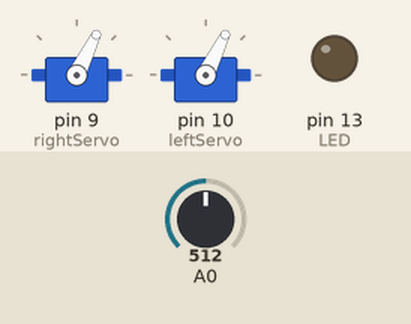
This sketch was run on a simulated Arduino Uno, built with avr-gcc and run on an emulated ATmega328P. Parts: 2 × servo, output pins drawn as LEDs (lit = HIGH). Inputs (shaded band) come from the test bench; at power-on: A0 = 512. Random numbers use the default seed unless the sketch sets one.

Above: at 1.2 s.
1.3 s: A0 set to 485
At 3.9 s:
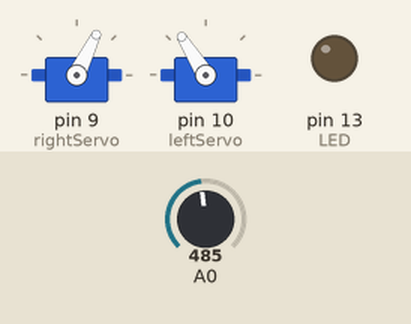
4.3 s: A0 set to 510
At 4.57 s:
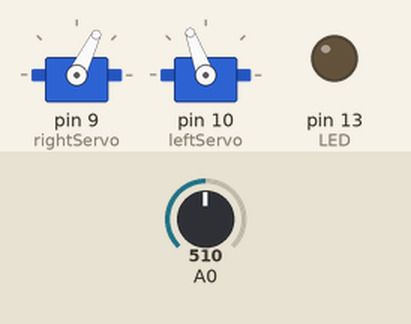
7.3 s: A0 set to 490
At 7.79 s:
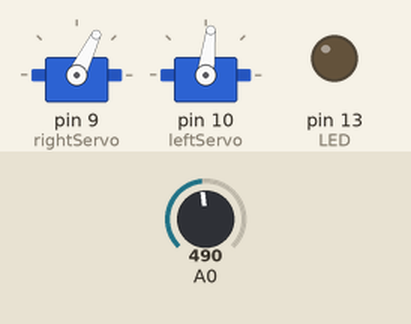
10.3 s: A0 set to 511
At 12.7 s:
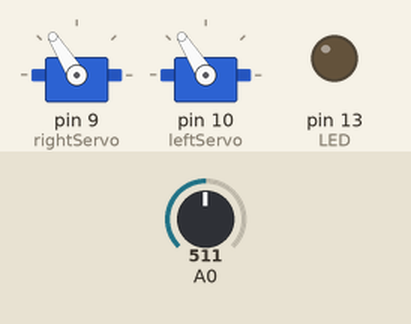
Timing chart, 0 to 14.2 s (numbered marks = the images above; inputs shaded):
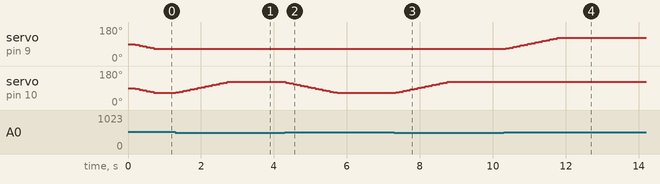

The sketch:

bot_speed_ramping.ino
```cpp
#include <Servo.h>

Servo rightServo;
Servo leftServo;

#define MAX_FORWARD  1800
#define NEUTRAL 1500
#define MAX_BACKWARD 1200
#define SPEED_CORRECTION 40

int leftSpeed = NEUTRAL;
int rightSpeed = NEUTRAL;
int leftSpeedCurrent = NEUTRAL;
int rightSpeedCurrent = NEUTRAL;

#define LED 13

void setup() {
  pinMode(A0, INPUT);
  pinMode(LED, OUTPUT);
  attachServos();
//  Serial.begin(9600);
}


int sign(int x) { return ((x>0)-(x<0)); }

void correctSpeed() {
  int diff = leftSpeed - leftSpeedCurrent;
  if (diff != 0) {
    leftSpeedCurrent += sign(diff) * min(SPEED_CORRECTION, abs(diff));
  }
  diff = rightSpeed - rightSpeedCurrent;
  if (diff != 0) {
    rightSpeedCurrent += sign(diff) * min(SPEED_CORRECTION, abs(diff));
  }
  rightServo.writeMicroseconds(leftSpeedCurrent);
  leftServo.writeMicroseconds(rightSpeedCurrent);
}

void attachServos() {
  if (!rightServo.attached()) {
    rightServo.attach(9);
  }
  if (!leftServo.attached()) {
    leftServo.attach(10);
  }
}
void detachServos() {
  if (rightServo.attached()) {
    rightServo.detach();
  }
  if (leftServo.attached()) {
    leftServo.detach();
  }
}

void forward () {
  attachServos();
  rightSpeed = MAX_FORWARD;
  leftSpeed = MAX_BACKWARD;
}
void backward () {
  attachServos();
  rightSpeed = MAX_FORWARD;
  leftSpeed = MAX_BACKWARD;
}
void left() {
  attachServos();
  rightSpeed = MAX_BACKWARD;
  leftSpeed = MAX_BACKWARD;
}
void right() {
//  attachServos();
  rightSpeed = MAX_FORWARD;
  leftSpeed = MAX_FORWARD;
}
void stop() {
  rightSpeed = NEUTRAL;
  leftSpeed = NEUTRAL;
//  rightSpeedCurrent = NEUTRAL;
//  leftSpeedCurrent = NEUTRAL;
//  detachServos();
}
int look() {
  return analogRead(A0);
}
int dir = 0;


void loop() {
  Serial.println(look());
  delay(100);
  int l = look();
  if (l < 300) {
    backward();
  } else
  if (l > 500) {
    stop();
    if (dir == 0) {
      randomSeed(millis());
      dir = random(1, 3);
    }
    if (dir == 1) {
      left();
    } else {
      right();
    }
  } else {
    forward();
    dir = 0;
  }
  correctSpeed(); // speed rampling
}
```

Measured:
- the behaviour switches between 501 and 500 on A0 (found by bisection; images 0 and 1)
- after the input at 1.3 s, servo on pin 10 (leftServo): moves from 64° to 122° over 1.4 s, starting at once
- after the input at 4.3 s, servo on pin 10 (leftServo): moves from 122° to 64° over 1.4 s, starting at once
- after the input at 7.3 s, servo on pin 10 (leftServo): moves from 64° to 122° over 1.4 s, starting at once
- after the input at 10.3 s, servo on pin 9 (rightServo): moves from 64° to 122° over 1.4 s, starting after 0.05 s
